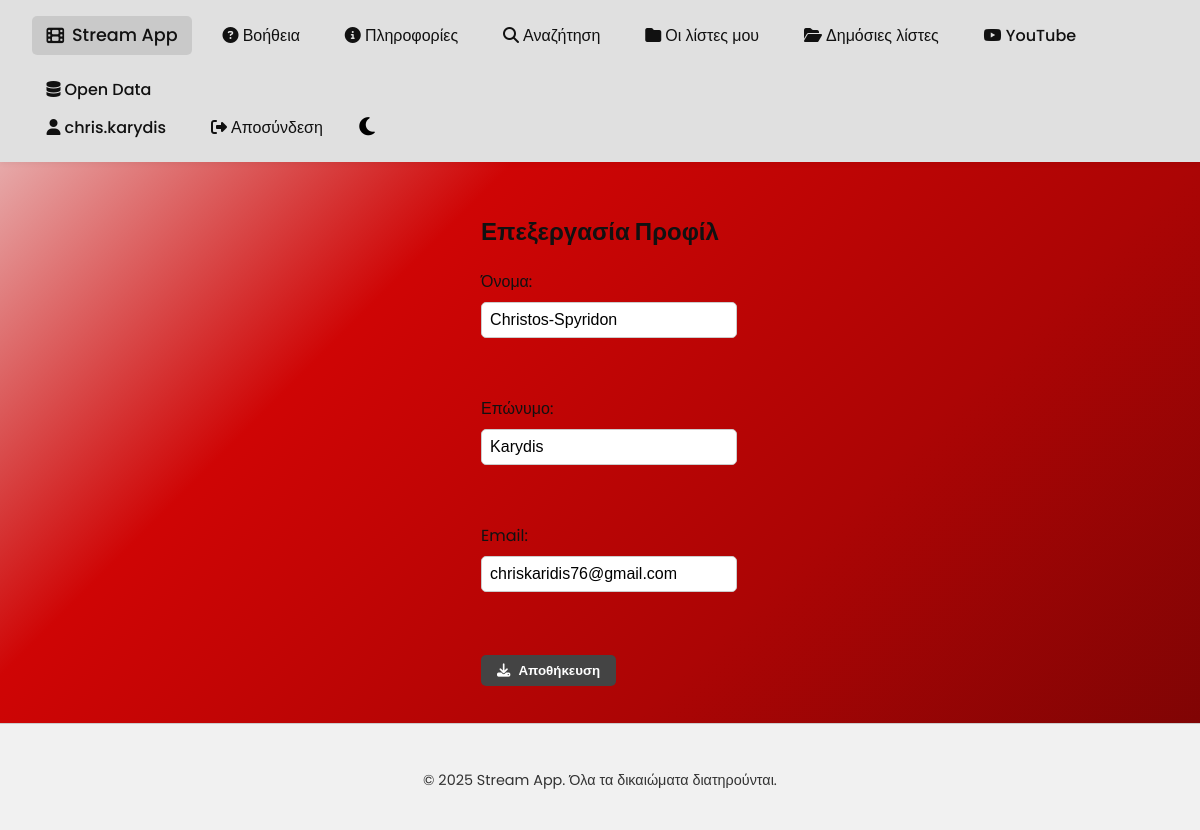
The app's page /php/edit_profile.php (signed in) with its own data.
### tables this page shows
CREATE TABLE `users` (
  `id` int NOT NULL AUTO_INCREMENT,
  `firstname` varchar(100) NOT NULL,
  `lastname` varchar(100) NOT NULL,
  `username` varchar(50) NOT NULL,
  `password` varchar(255) NOT NULL,
  `email` varchar(100) NOT NULL,
  PRIMARY KEY (`id`),
  UNIQUE KEY `username` (`username`),
  UNIQUE KEY `email` (`email`)
);

### php/edit_profile.php (the view, shortened to what this page needs)
<?php
$user_id = $_SESSION["user_id"];
$conn = new mysqli("db", "webuser", "webpass", "di_internet_technologies_project");
$stmt = $conn->prepare("SELECT firstname, lastname, email FROM users WHERE id = ?");
$stmt->bind_param("i", $user_id);
$stmt->execute();
$stmt->bind_result($fname, $lname, $email);
include "header.php";
?>
<main class="container">
<h2>Επεξεργασία Προφίλ</h2>
<form method="POST">
  <label>Όνομα:</label><br>
  <input type="text" name="firstname" value="<?= htmlspecialchars($fname) ?>" required><br><br>
  <label>Επώνυμο:</label><br>
  <input type="text" name="lastname" value="<?= htmlspecialchars($lname) ?>" required><br><br>
  <label>Email:</label><br>
  <input type="email" name="email" value="<?= htmlspecialchars($email) ?>" required><br><br>
  <button type="submit" class="page-btn">	<i class="fas fa-download"></i> Αποθήκευση</button>
</form>
</main>
<?php include "footer.php"; ?>

### php/style.css (style rules this page uses)
html, body { min-height: 100vh; margin: 0; padding: 0; font-family: 'Poppins', sans-serif; transition: background 0.3s, color 0.3s; display: flex; flex-direction: column; }
html.light { background: linear-gradient(135deg, #eedddd, #cf0505, #ac0505, #780404); background-attachment: fixed; color: #111; }
.page-btn { display: inline-flex; align-items: center; gap: 0.5rem; margin: 0.3rem 0.5rem 0.3rem 0; padding: 0.5rem 1rem; font-weight: 600; border: none; border-radius: 5px; background-color: #444; color: white; cursor: pointer; text-decoration: none; transition: background-color 0.3s ease; }
form input, form select { display: block; margin: 0.5rem 0; padding: 0.4rem; width: 100%; max-width: 400px; }
form button { display: inline-flex; width: auto; }
form input[type="text"], form input[type="username"], form input[type="password"], form input[type="email"], form input[type="date"], form input[type="number"], form select, form textarea { padding: 0.5rem; border: 1px solid #ccc; border-radius: 5px; font-size: 1rem; width: 100%; max-width: 400px; transition: border-color 0.3s ease, box-shadow 0.3s ease; }
.container { max-width: 960px; margin: 0 auto; padding: 2rem 1rem; }
main.container { flex: 1; }

### records on screen
users: firstname "Christos-Spyridon", lastname "Karydis", email "chriskaridis76@gmail.com"

### other values on screen
$_SESSION["username"] "chris.karydis"
